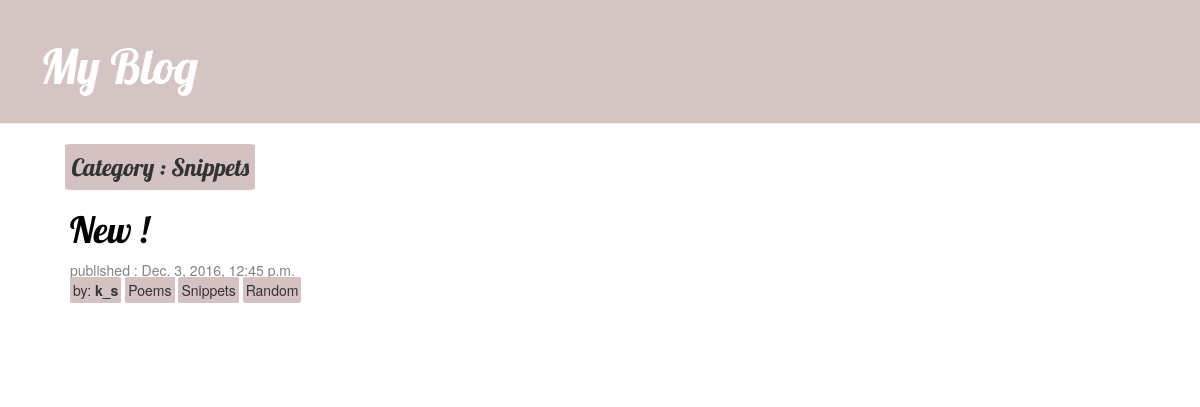
The page /category/Snippets on the database its author committed.
### blog/models.py (models this page shows, shortened)
class Category(models.Model):
    name = models.CharField(max_length=200)
    def __str__(self):
        return self.name

class Post(models.Model):
    author = models.ForeignKey('auth.User')
    title = models.CharField(max_length=200)
    text = models.TextField()
    categories = models.ManyToManyField(Category)
    created_date = models.DateTimeField(
            default=timezone.now)
    published_date = models.DateTimeField(
            blank=True, null=True)

### blog/views.py (the view)
# urls.py: url(r'^category/(?P<category>\w+)$', views.category_posts, name='category_posts')
def category_posts(request,category):
    post = Post.objects.filter(categories__name=category)
    return render(request, 'blog/category_posts.html', {'posts':post,
                                                        'cat':category})

### blog/templates/blog/category_posts.html
{% extends 'blog/base.html' %}
{%block content%}
<div class = "cat-heading"> Category : {{cat}}</div><br/>
{% for post in posts %}
      <div class ="post col-xs-4">
        <h1> <a href="{% url 'post_detail' pk=post.pk %}">{{post.title}}</a></h2>
          <p>{% if post.published_date %}
             <span class="date">
               published : {{post.published_date}}
             </span>
             {% endif %}
              <br/><span class ="author">by:<strong> {{post.author}}</strong></span>
                {% for category in post.categories.all %}
                  <span class="category"><a href="{% url 'category_posts' category %}"> {{category}}</a></span>
                {%endfor %}
              </p>
      </div>
{%endfor%}
{%endblock%}

### blog/static/css/blog.css (style rules this page uses)
h1, h2, h3, h4, .cat-heading { font-family: 'Lobster', cursive; }
.date { color: #828282; }
.post { margin-bottom: 70px; }
.post h1 a, .post h1 a:visited { color: #000000; }
.author, .category, .category:visited, .cat-heading { background-color: #D4C2C2; text-decoration: none; border-radius: 5%; padding: 3px; }
.category a:link, .category a:visited { color:inherit; }
.post { display:inline-block; }
.cat-heading { display: inline-block; padding: 6px; border-radius: 3%; font-size: 18pt; margin-left: 1%; }

### rows shown on the page
Category: name "Snippets"
Post: title "New !", published_date "Dec. 3, 2016, 12:45 p.m.", author "k_s"
Category: name "Poems"
Category: name "Random"
